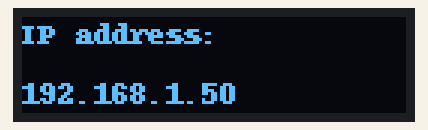
This program was run on a simulated Raspberry Pi (BCM pin numbers). On the bench: 128×32 one-colour display. At 0.1 s the program stops and its outputs stay as they are.

Above: at 0.2 s.

The program:

IP_Check.py
```python
###################
# I SUCK AT CODING #
#   JAVI C.        #
###################
import socket
import Adafruit_SSD1306
from PIL import Image, ImageDraw, ImageFont

# Initialize the OLED display
disp = Adafruit_SSD1306.SSD1306_128_32(rst=None)
disp.begin()
disp.clear()
disp.display()

# Load font
font = ImageFont.load_default()

# Function to get IP address
def get_ip_address():
    try:
        s = socket.socket(socket.AF_INET, socket.SOCK_DGRAM)
        s.connect(('8.8.8.8', 53))
        ip_address = s.getsockname()[0]
        s.close()
        return ip_address
    except:
        return "No IP Address..."

# Get the IP address
ip_address = get_ip_address()

# Create an image
image = Image.new('1', (disp.width, disp.height))
draw = ImageDraw.Draw(image)

# Select the font
font = ImageFont.load_default()

# Draw IP address on the image using the selected font
draw.text((0, 0), "IP address: ", font=font, fill=255)
draw.text((0, 20), ip_address, font=font, fill=255)

# Display image
disp.image(image)
disp.display()
```
